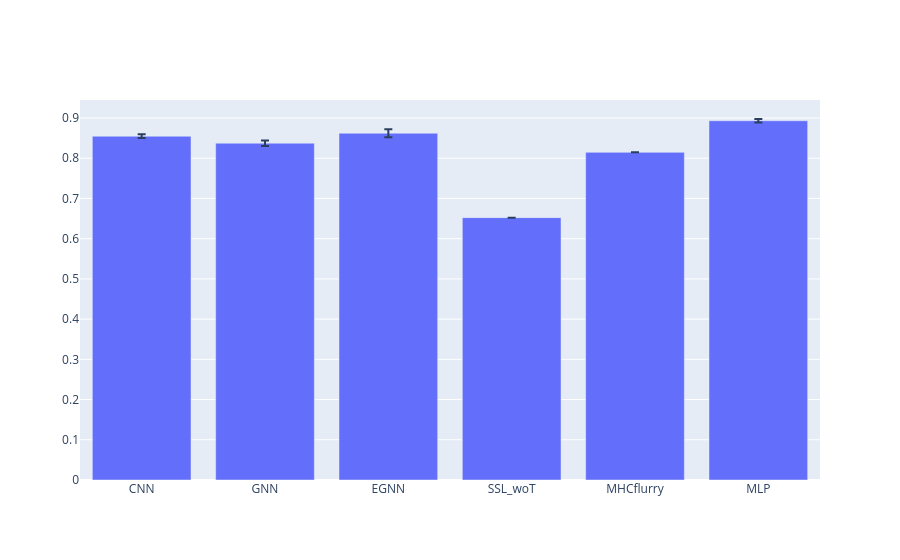

The notebook cell saved with this chart:
### Markdown cell above
### Plot shuffled set performances

### Code cell
#%% Shuffled performances

#dfi = pd.read_csv('/projects/0/einf2380/data/external/processed/I/experiments/BA_pMHCI_human_quantitative_only_eq_pseudoseq_clustered_test.csv')
shuff_dfi = pd.read_csv('/projects/0/einf2380/data/external/processed/I/experiments/BA_pMHCI_human_quantitative_only_eq_shuffled_test.csv')
shuff_dfi['label'] = np.where(shuff_dfi['measurement_value'] < 500, 1.0, 0.0)

#models_outputs = {}
AUCs = {}
AUPRCs = {}

title = 'CNN'
AUCs[title] = {}
AUPRCs[title] = {}
for fold in range(1,6):
    #%% CNN outputs
    dfot = pd.read_csv(f'/projects/0/einf2380/data/pop_paper_data/cnn_outputs/shuffled_crossval/shuffled_cnn_outputs_fold_{fold}.csv')
    #dfot = dfo[dfo['PHASE'].str.contains('testing', case=False)]
    dfot['TARGET'] = dfot['TARGET'].astype(float)
    dfot['ID'] = dfot['KEY']

    AUCs[title][fold] = get_shuff_auc(title, dfot, shuff_dfi)
    AUPRCs[title][fold] = get_shuff_auprc(title, dfot, shuff_dfi)

# GNN outputs
title = 'GNN'
AUCs[title] = {}
AUPRCs[title] = {}
for fold in range(1,6):
    dfot = pd.read_csv(f'/projects/0/einf2380/data/pop_paper_data/gnn_outputs/shuffled_crossval/shuffled_gnn_outputs_n_run_{fold}.csv')

    AUCs[title][fold] = get_shuff_auc(title, dfot, shuff_dfi)
    AUPRCs[title][fold] = get_shuff_auprc(title, dfot, shuff_dfi)


title = 'EGNN'
AUCs[title] = {}
AUPRCs[title] = {}
for fold in range(1,6):
    dfot = pd.read_csv(f'/projects/0/einf2380/data/pop_paper_data/egnn_outputs/shuffled_crossval/Shuffled_{fold}_final_test_test_results.csv')
    dfot['OUTPUT_1']=sigmoid(dfot['Output'])
    dfot['TARGET'] = dfot['Target'].astype(float)
    dfot['ID'] = dfot['Key']

    AUCs[title][fold] = get_shuff_auc(title, dfot, shuff_dfi)
    AUPRCs[title][fold] = get_shuff_auprc(title, dfot, shuff_dfi)

#%% SSL without TCRs outputs

title = 'SSL_woT'
dfo = pd.read_csv('/projects/0/einf2380/data/pop_paper_data/3DSSL_outputs/egnn_ssl_no_tcr_shuffle.csv')
dfot = dfo[dfo['PHASE'].str.contains('validation', case=False)]
dfot['OUTPUT_1']=sigmoid(dfot['OUTPUT_0'])
dfot['TARGET'] = dfot['TARGET'].astype(float)
dfot['ID'] = dfot['KEY']

AUCs[title] = get_shuff_auc(title, dfot, shuff_dfi)
AUPRCs[title] = get_shuff_auprc(title, dfot, shuff_dfi)

# #%% SSL with TCRs outputs

# title = 'SSL_T'
# dfo = pd.read_csv('/projects/0/einf2380/data/pop_paper_data/egnn_outputs/egnn_ssl_shuffle.csv')
# dfot = dfo[dfo['PHASE'].str.contains('validation', case=False)]
# dfot['OUTPUT_1']=sigmoid(dfot['OUTPUT_0'])
# dfot['TARGET'] = dfot['TARGET'].astype(float)
# dfot['ID'] = dfot['KEY']

# AUCs[title] = get_shuff_auc(title, dfot, shuff_dfi)
# AUPRCs[title] = get_shuff_auprc(title, dfot, shuff_dfi)


#%% MHCflurry outputs
title='MHCflurry'
dfo = pd.read_csv('/projects/0/einf2380/data/pop_paper_data/mhcflurry_outputs/shuffled_mhcflurry_outputs.csv',
                header=None, names=['ID', 'BA', 'OUTPUT_1'])

AUCs[title] = get_shuff_auc(title, dfo, shuff_dfi)
AUPRCs[title] = get_shuff_auprc(title, dfo, shuff_dfi)

#%% MLP 
title='MLP'
AUCs[title] = {}
AUPRCs[title] = {}
for fold in range(1,6):
    dfo = pd.read_csv(f'/projects/0/einf2380/data/pop_paper_data/mlp_outputs/shuffled_crossval/Shuffled_{fold}.csv')

    AUCs[title][fold] = get_shuff_auc(title, dfo, shuff_dfi)
    AUPRCs[title][fold] = get_shuff_auprc(title, dfo, shuff_dfi)


collected_shuffled_outputs = {}
for title in AUCs:
    collected_shuffled_outputs[title] = {}
    if title == 'MHCflurry' or title.startswith('SSL'):
        collected_shuffled_outputs[title]['folds_auc'] = [AUCs[title]]
        collected_shuffled_outputs[title]['total_auc'] = AUCs[title]
        collected_shuffled_outputs[title]['auc_stdev'] = 0
        
        collected_shuffled_outputs[title]['folds_auprc'] = [AUPRCs[title]]
        collected_shuffled_outputs[title]['total_auprc'] = AUPRCs[title]
        collected_shuffled_outputs[title]['auprc_stdev'] = 0

    else:
        collected_shuffled_outputs[title]['folds_auc'] = [AUCs[title][fold] for fold in AUCs[title]]
        collected_shuffled_outputs[title]['total_auc'] = np.mean([AUCs[title][fold] for fold in AUCs[title]])
        collected_shuffled_outputs[title]['auc_stdev'] = np.std([AUCs[title][fold] for fold in AUCs[title]])
        
        collected_shuffled_outputs[title]['folds_auprc'] = [AUPRCs[title][fold] for fold in AUPRCs[title]]
        collected_shuffled_outputs[title]['total_auprc'] = np.mean([AUPRCs[title][fold] for fold in AUPRCs[title]])
        collected_shuffled_outputs[title]['auprc_stdev'] = np.std([AUPRCs[title][fold] for fold in AUPRCs[title]])

#plt.bar(AUCs.keys(), AUCs.values())
fig = go.Figure()
fig.add_trace(go.Bar(x=list(collected_shuffled_outputs.keys()), 
                     y=list([x['total_auc'] for x in collected_shuffled_outputs.values()]),
                     error_y=dict(type='data', array=[x['auc_stdev'] for x in collected_shuffled_outputs.values()])))
fig.show()
AUCs

### Figure 1 — Plotly figure (JSON) as saved in the notebook; plotly's stock layout.template omitted (floating-point values rounded to 4 significant figures)
{"data": [{"error_y": {"array": [0.004694, 0.006766, 0.009941, 0, 0, 0.004347], "type": "data"}, "type": "bar", "x": ["CNN", "GNN", "EGNN", "SSL_woT", "MHCflurry", "MLP"], "y": [0.8547, 0.8374, 0.8622, 0.6523, 0.8147, 0.8932]}], "layout": {}}
